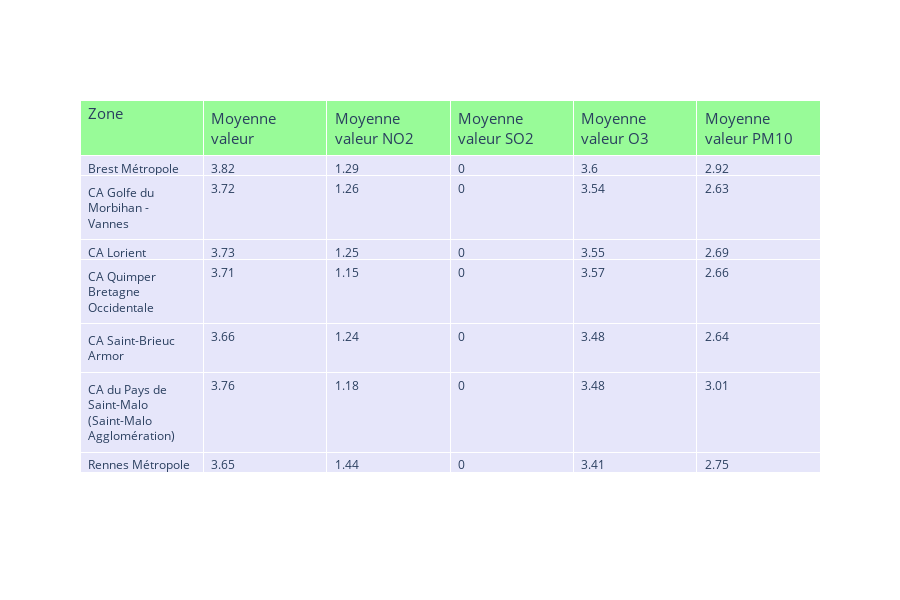

Notebook code for this chart:
### Markdown cell above
Ici nous avons voulu présenter la qualité de l'air dans les différnetes régions de Bretagne au regard de la proportion de chaque qualificatif.

On constate que Quimper et Brest sont des régions où l'air est de bonne qualité sans excès vers le `Très bon`. 

Rennes en revanche semble avoir une excellente qualité de l'air. Cela se remarque encore plus lorsque l'on compare les différentes catégories entre elles. (Le graphique étant interactif, il est conseillé de choisir quels sont les qualificatifs à afficher ou non pour effectuer les comparaisons, en cliquant sur les différents qualificatifs de la légende.)

### Code cell
tables

### Figure 1 — Plotly figure (JSON) as saved in the notebook; plotly's stock layout.template omitted (floating-point values rounded to 4 significant figures)
{"data": [{"cells": {"align": "left", "fill": {"color": "lavender"}, "values": [["Brest Métropole", "CA Golfe du Morbihan - Vannes", "CA Lorient", "CA Quimper Bretagne Occidentale", "CA Saint-Brieuc Armor", "CA du Pays de Saint-Malo (Saint-Malo Agglomération)", "Rennes Métropole"], [3.82, 3.72, 3.73, 3.71, 3.66, 3.76, 3.65], [1.29, 1.26, 1.25, 1.15, 1.24, 1.18, 1.44], [0, 0, 0, 0, 0, 0, 0], [3.6, 3.54, 3.55, 3.57, 3.48, 3.48, 3.41], [2.92, 2.63, 2.69, 2.66, 2.64, 3.01, 2.75]]}, "header": {"align": "left", "fill": {"color": "palegreen"}, "font": {"size": 15}, "values": ["Zone", "Moyenne valeur", "Moyenne valeur NO2", "Moyenne valeur SO2", "Moyenne valeur O3", "Moyenne valeur PM10"]}, "type": "table"}], "layout": {"height": 600, "width": 900}}
